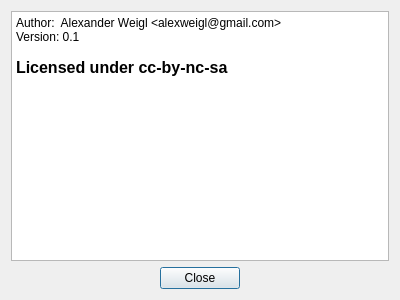
<?xml version="1.0" encoding="UTF-8"?>
<ui version="4.0">
 <class>About</class>
 <widget class="QDialog" name="About">
  <property name="windowModality">
   <enum>Qt::WindowModal</enum>
  </property>
  <property name="geometry">
   <rect>
    <x>0</x>
    <y>0</y>
    <width>400</width>
    <height>300</height>
   </rect>
  </property>
  <property name="windowTitle">
   <string>Dialog</string>
  </property>
  <property name="layoutDirection">
   <enum>Qt::LeftToRight</enum>
  </property>
  <layout class="QVBoxLayout" name="verticalLayout">
   <item>
    <widget class="QTextEdit" name="textEdit">
     <property name="html">
      <string>&lt;!DOCTYPE HTML PUBLIC &quot;-//W3C//DTD HTML 4.0//EN&quot; &quot;http://www.w3.org/TR/REC-html40/strict.dtd&quot;&gt;
&lt;html&gt;&lt;head&gt;&lt;meta name=&quot;qrichtext&quot; content=&quot;1&quot; /&gt;&lt;style type=&quot;text/css&quot;&gt;
p, li { white-space: pre-wrap; }
&lt;/style&gt;&lt;/head&gt;&lt;body style=&quot; font-family:'DejaVu Sans'; font-size:9pt; font-weight:400; font-style:normal;&quot;&gt;
&lt;p style=&quot; margin-top:0px; margin-bottom:0px; margin-left:0px; margin-right:0px; -qt-block-indent:0; text-indent:0px;&quot;&gt;Author:  Alexander Weigl &amp;lt;alexweigl@gmail.com&amp;gt;&lt;/p&gt;
&lt;p style=&quot; margin-top:0px; margin-bottom:0px; margin-left:0px; margin-right:0px; -qt-block-indent:0; text-indent:0px;&quot;&gt;Version: 0.1&lt;/p&gt;
&lt;p style=&quot;-qt-paragraph-type:empty; margin-top:0px; margin-bottom:0px; margin-left:0px; margin-right:0px; -qt-block-indent:0; text-indent:0px;&quot;&gt;&lt;/p&gt;
&lt;p style=&quot; margin-top:0px; margin-bottom:0px; margin-left:0px; margin-right:0px; -qt-block-indent:0; text-indent:0px;&quot;&gt;&lt;span style=&quot; font-size:12pt; font-weight:600;&quot;&gt;Licensed under cc-by-nc-sa&lt;/span&gt;&lt;/p&gt;&lt;/body&gt;&lt;/html&gt;</string>
     </property>
    </widget>
   </item>
   <item>
    <widget class="QDialogButtonBox" name="buttonBox">
     <property name="orientation">
      <enum>Qt::Horizontal</enum>
     </property>
     <property name="standardButtons">
      <set>QDialogButtonBox::Close</set>
     </property>
     <property name="centerButtons">
      <bool>true</bool>
     </property>
    </widget>
   </item>
  </layout>
 </widget>
 <resources/>
 <connections>
  <connection>
   <sender>buttonBox</sender>
   <signal>accepted()</signal>
   <receiver>About</receiver>
   <slot>accept()</slot>
   <hints>
    <hint type="sourcelabel">
     <x>248</x>
     <y>254</y>
    </hint>
    <hint type="destinationlabel">
     <x>157</x>
     <y>274</y>
    </hint>
   </hints>
  </connection>
  <connection>
   <sender>buttonBox</sender>
   <signal>rejected()</signal>
   <receiver>About</receiver>
   <slot>reject()</slot>
   <hints>
    <hint type="sourcelabel">
     <x>316</x>
     <y>260</y>
    </hint>
    <hint type="destinationlabel">
     <x>286</x>
     <y>274</y>
    </hint>
   </hints>
  </connection>
 </connections>
</ui>
